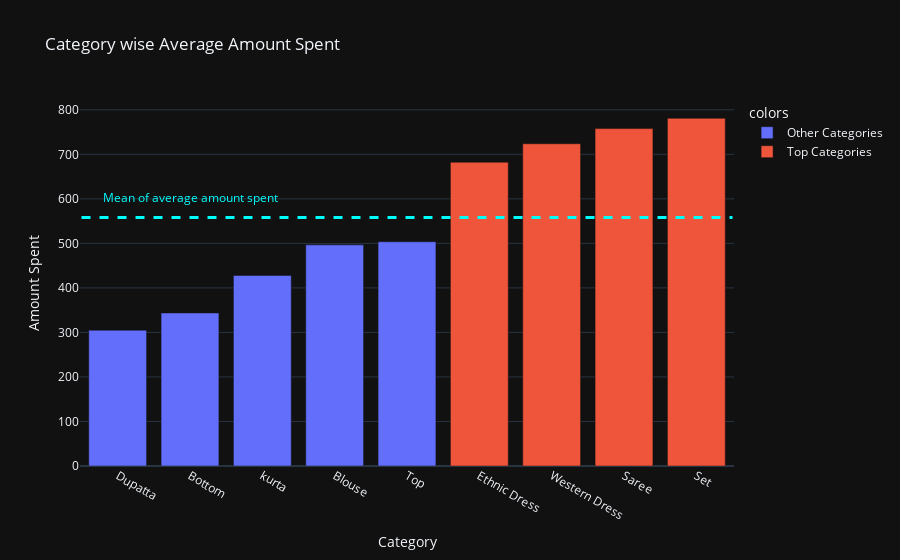

Write notebook code for a chart like this one.
### Markdown cell above
### Category wise average amount

### Code cell
average_amount = dataset.groupby('category', observed=False).amount.mean().reset_index().sort_values('category', ascending=False)
mean_amount = average_amount['amount'].mean()
average_amount['colors'] = average_amount['amount'].apply(lambda x: 'lime' if x>mean_amount else 'dodgerblue')

fig = px.bar(average_amount, x='category', y='amount', color='colors', title='Category wise Average Amount Spent', template='plotly_dark', 
             labels={'category':'Category', 'amount':'Amount Spent'})
fig.add_shape(type="line",
              x0=-0.5,
              y0=mean_amount,
              x1=len(average_amount) - 0.5,
              y1=mean_amount,
              line=dict(
                  color="cyan",
                  width=3,
                  dash="dash"
              ))

fig.add_annotation(
    x=1,
    y=mean_amount*1.08,
    xref="x",
    yref="y",
    text="Mean of average amount spent",
    showarrow=False,
    font=dict(
        color="cyan",
        size=12
    )
)
fig.for_each_trace(lambda t: t.update(name='Top Categories' if t.name == 'lime' else 'Other Categories'))
fig.update_xaxes(categoryorder='total ascending')
fig.update_layout(hoverlabel_font_color='white')
fig.show()

top_cats = average_amount[average_amount.amount>mean_amount].category.values
print(f'The top performing categories based on average amount spent are {', '.join(top_cats[:-1])} & {top_cats[-1]}\n')

### Figure 1 — Plotly figure (JSON) as saved in the notebook; plotly's stock layout.template omitted (floating-point values rounded to 4 significant figures)
{"data": [{"alignmentgroup": "True", "hovertemplate": "colors=dodgerblue<br>Category=%{x}<br>Amount Spent=%{y}<extra></extra>", "legendgroup": "dodgerblue", "marker": {"color": "#636efa", "pattern": {"shape": ""}}, "name": "Other Categories", "offsetgroup": "dodgerblue", "orientation": "v", "showlegend": true, "textposition": "auto", "type": "bar", "x": ["kurta", "Top", "Dupatta", "Bottom", "Blouse"], "xaxis": "x", "y": [428.0, 503.7, 305, 343.8, 496.6], "yaxis": "y"}, {"alignmentgroup": "True", "hovertemplate": "colors=lime<br>Category=%{x}<br>Amount Spent=%{y}<extra></extra>", "legendgroup": "lime", "marker": {"color": "#EF553B", "pattern": {"shape": ""}}, "name": "Top Categories", "offsetgroup": "lime", "orientation": "v", "showlegend": true, "textposition": "auto", "type": "bar", "x": ["Western Dress", "Set", "Saree", "Ethnic Dress"], "xaxis": "x", "y": [723.8, 780.9, 757.8, 682.3], "yaxis": "y"}], "layout": {"annotations": [{"font": {"color": "cyan", "size": 12}, "showarrow": false, "text": "Mean of average amount spent", "x": 1, "xref": "x", "y": 602.6, "yref": "y"}], "autosize": true, "barmode": "relative", "hoverlabel": {"font": {"color": "white"}}, "legend": {"title": {"text": "colors"}, "tracegroupgap": 0}, "shapes": [{"line": {"color": "cyan", "dash": "dash", "width": 3}, "type": "line", "x0": -0.5, "x1": 8.5, "y0": 558.0, "y1": 558.0}], "title": {"text": "Category wise Average Amount Spent"}, "xaxis": {"anchor": "y", "autorange": true, "categoryorder": "total ascending", "domain": [0, 1], "range": [-0.516, 8.516], "title": {"text": "Category"}, "type": "category"}, "yaxis": {"anchor": "x", "autorange": true, "domain": [0, 1], "range": [0, 822.0], "title": {"text": "Amount Spent"}, "type": "linear"}}}
